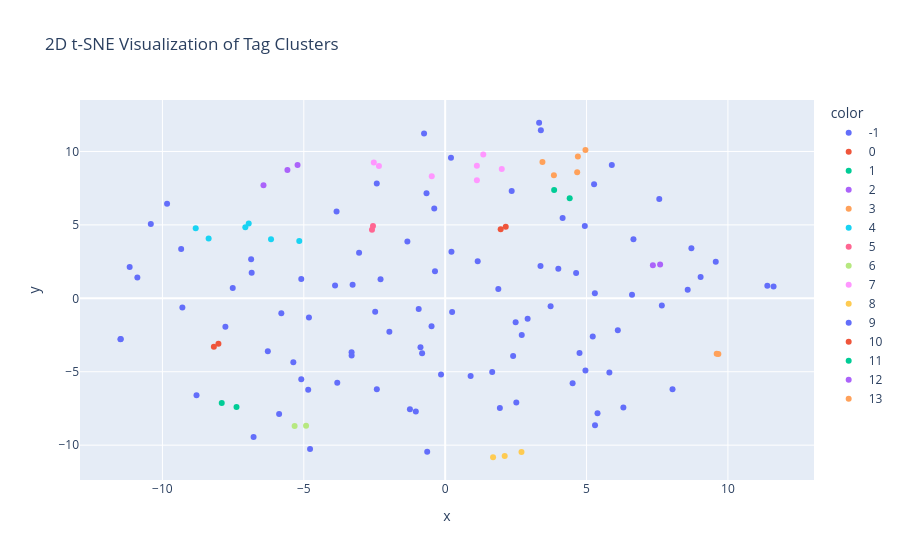

This figure's notebook cell:
### Code cell
tsne_vecs = TSNE(n_components=2, metric="cosine", random_state=42).fit_transform(word_vectors)
df_tsne = pd.DataFrame(tsne_vecs, columns=["x", "y"])
df_tsne["cluster"] = word_clusters_dbscan

fig = px.scatter(df_tsne, x="x", y="y", color=df_tsne["cluster"].astype(str), 
                 title="2D t-SNE Visualization of Tag Clusters")
fig.show()

### Figure 1 — Plotly figure (JSON) as saved in the notebook; plotly's stock layout.template omitted (floating-point values rounded to 4 significant figures)
{"data": [{"hovertemplate": "color=-1<br>x=%{x}<br>y=%{y}<extra></extra>", "legendgroup": "-1", "marker": {"color": "#636efa", "symbol": "circle"}, "mode": "markers", "name": "-1", "orientation": "v", "showlegend": true, "type": "scatter", "x": [1.664, 1.88, 3.372, -0.1468, 11.61, -6.863, -6.844, -5.089, -0.3861, -5.873, 9.034, 6.608, -3.894, 5.299, -0.6354, -6.272, -1.038, 4.631, -2.419, 1.151, -3.842, -2.286, 4.002, -2.475, 7.663, -0.9361, 7.572, 6.303, -7.773, -9.337, -0.8155, -4.779, 2.493, -11.16, -2.417, 5.267, 1.934, -4.844, -8.794, -0.8733, -9.836, -1.974, 2.516, 8.708, 4.154, -3.816, -10.89, 6.659, 9.57, 0.2453, -0.4821, 8.041, -0.6596, 2.353, -5.795, 0.2223, 11.39, 2.916, -1.247, 4.939, -0.7468, -7.513, 6.106, 5.294, 5.807, 4.752, -5.37, -9.295, -0.3604, -11.47, 0.9005, 4.961, -1.336, -10.41, -3.274, 2.708, -11.48, 5.219, 3.729, 5.388, 5.894, -5.089, 2.404, -3.044, -4.818, 4.507, 0.205, -3.31, 8.577, -3.308, -6.776], "xaxis": "x", "y": [-5.025, 0.6279, 2.202, -5.19, 0.8013, 2.663, 1.749, -5.512, 6.114, -7.876, 1.459, 0.2359, 0.8695, -8.638, -10.45, -3.604, -7.706, 1.716, 7.819, 2.518, 5.914, 1.302, 2.006, -0.9075, -0.4849, -0.7271, 6.762, -7.427, -1.935, 3.357, -3.737, -10.25, -1.636, 2.135, -6.187, 7.772, -7.473, -6.234, -6.607, -3.334, 6.434, -2.27, -7.088, 3.409, 5.464, -5.755, 1.425, 4.028, 2.484, -0.9372, -1.91, -6.193, 7.158, 7.304, -1.014, 3.177, 0.8512, -1.395, -7.551, 4.931, 11.22, 0.7018, -2.169, 0.3421, -5.057, -3.716, -4.356, -0.6194, 1.843, -2.762, -5.294, -4.918, 3.865, 5.054, 0.9305, -2.497, -2.793, -2.608, -0.5451, -7.82, 9.076, 1.315, -3.925, 3.097, -1.302, -5.789, 9.574, -3.665, 0.5918, -3.888, -9.442], "yaxis": "y"}, {"hovertemplate": "color=0<br>x=%{x}<br>y=%{y}<extra></extra>", "legendgroup": "0", "marker": {"color": "#EF553B", "symbol": "circle"}, "mode": "markers", "name": "0", "orientation": "v", "showlegend": true, "type": "scatter", "x": [1.963, 2.142], "xaxis": "x", "y": [4.711, 4.875], "yaxis": "y"}, {"hovertemplate": "color=1<br>x=%{x}<br>y=%{y}<extra></extra>", "legendgroup": "1", "marker": {"color": "#00cc96", "symbol": "circle"}, "mode": "markers", "name": "1", "orientation": "v", "showlegend": true, "type": "scatter", "x": [-7.379, -7.902], "xaxis": "x", "y": [-7.401, -7.127], "yaxis": "y"}, {"hovertemplate": "color=2<br>x=%{x}<br>y=%{y}<extra></extra>", "legendgroup": "2", "marker": {"color": "#ab63fa", "symbol": "circle"}, "mode": "markers", "name": "2", "orientation": "v", "showlegend": true, "type": "scatter", "x": [-6.426, -5.221, -5.579], "xaxis": "x", "y": [7.7, 9.082, 8.736], "yaxis": "y"}, {"hovertemplate": "color=3<br>x=%{x}<br>y=%{y}<extra></extra>", "legendgroup": "3", "marker": {"color": "#FFA15A", "symbol": "circle"}, "mode": "markers", "name": "3", "orientation": "v", "showlegend": true, "type": "scatter", "x": [4.694, 4.961, 3.44, 4.669, 3.845], "xaxis": "x", "y": [9.658, 10.11, 9.28, 8.583, 8.375], "yaxis": "y"}, {"hovertemplate": "color=4<br>x=%{x}<br>y=%{y}<extra></extra>", "legendgroup": "4", "marker": {"color": "#19d3f3", "symbol": "circle"}, "mode": "markers", "name": "4", "orientation": "v", "showlegend": true, "type": "scatter", "x": [-7.068, -8.366, -6.948, -8.823, -6.159, -5.16], "xaxis": "x", "y": [4.833, 4.068, 5.1, 4.774, 4.02, 3.899], "yaxis": "y"}, {"hovertemplate": "color=5<br>x=%{x}<br>y=%{y}<extra></extra>", "legendgroup": "5", "marker": {"color": "#FF6692", "symbol": "circle"}, "mode": "markers", "name": "5", "orientation": "v", "showlegend": true, "type": "scatter", "x": [-2.553, -2.589], "xaxis": "x", "y": [4.933, 4.672], "yaxis": "y"}, {"hovertemplate": "color=6<br>x=%{x}<br>y=%{y}<extra></extra>", "legendgroup": "6", "marker": {"color": "#B6E880", "symbol": "circle"}, "mode": "markers", "name": "6", "orientation": "v", "showlegend": true, "type": "scatter", "x": [-4.92, -5.325], "xaxis": "x", "y": [-8.683, -8.692], "yaxis": "y"}, {"hovertemplate": "color=7<br>x=%{x}<br>y=%{y}<extra></extra>", "legendgroup": "7", "marker": {"color": "#FF97FF", "symbol": "circle"}, "mode": "markers", "name": "7", "orientation": "v", "showlegend": true, "type": "scatter", "x": [-2.343, -0.4743, 1.121, 1.347, 2.001, 1.122, -2.524], "xaxis": "x", "y": [9.014, 8.311, 9.034, 9.793, 8.814, 8.044, 9.247], "yaxis": "y"}, {"hovertemplate": "color=8<br>x=%{x}<br>y=%{y}<extra></extra>", "legendgroup": "8", "marker": {"color": "#FECB52", "symbol": "circle"}, "mode": "markers", "name": "8", "orientation": "v", "showlegend": true, "type": "scatter", "x": [2.105, 1.694, 2.699], "xaxis": "x", "y": [-10.74, -10.82, -10.47], "yaxis": "y"}, {"hovertemplate": "color=9<br>x=%{x}<br>y=%{y}<extra></extra>", "legendgroup": "9", "marker": {"color": "#636efa", "symbol": "circle"}, "mode": "markers", "name": "9", "orientation": "v", "showlegend": true, "type": "scatter", "x": [3.323, 3.384], "xaxis": "x", "y": [11.96, 11.45], "yaxis": "y"}, {"hovertemplate": "color=10<br>x=%{x}<br>y=%{y}<extra></extra>", "legendgroup": "10", "marker": {"color": "#EF553B", "symbol": "circle"}, "mode": "markers", "name": "10", "orientation": "v", "showlegend": true, "type": "scatter", "x": [-8.019, -8.18], "xaxis": "x", "y": [-3.09, -3.29], "yaxis": "y"}, {"hovertemplate": "color=11<br>x=%{x}<br>y=%{y}<extra></extra>", "legendgroup": "11", "marker": {"color": "#00cc96", "symbol": "circle"}, "mode": "markers", "name": "11", "orientation": "v", "showlegend": true, "type": "scatter", "x": [4.404, 3.854], "xaxis": "x", "y": [6.809, 7.379], "yaxis": "y"}, {"hovertemplate": "color=12<br>x=%{x}<br>y=%{y}<extra></extra>", "legendgroup": "12", "marker": {"color": "#ab63fa", "symbol": "circle"}, "mode": "markers", "name": "12", "orientation": "v", "showlegend": true, "type": "scatter", "x": [7.346, 7.602], "xaxis": "x", "y": [2.252, 2.306], "yaxis": "y"}, {"hovertemplate": "color=13<br>x=%{x}<br>y=%{y}<extra></extra>", "legendgroup": "13", "marker": {"color": "#FFA15A", "symbol": "circle"}, "mode": "markers", "name": "13", "orientation": "v", "showlegend": true, "type": "scatter", "x": [9.603, 9.662], "xaxis": "x", "y": [-3.767, -3.792], "yaxis": "y"}], "layout": {"legend": {"title": {"text": "color"}, "tracegroupgap": 0}, "title": {"text": "2D t-SNE Visualization of Tag Clusters"}, "xaxis": {"anchor": "y", "domain": [0, 1], "title": {"text": "x"}}, "yaxis": {"anchor": "x", "domain": [0, 1], "title": {"text": "y"}}}}
